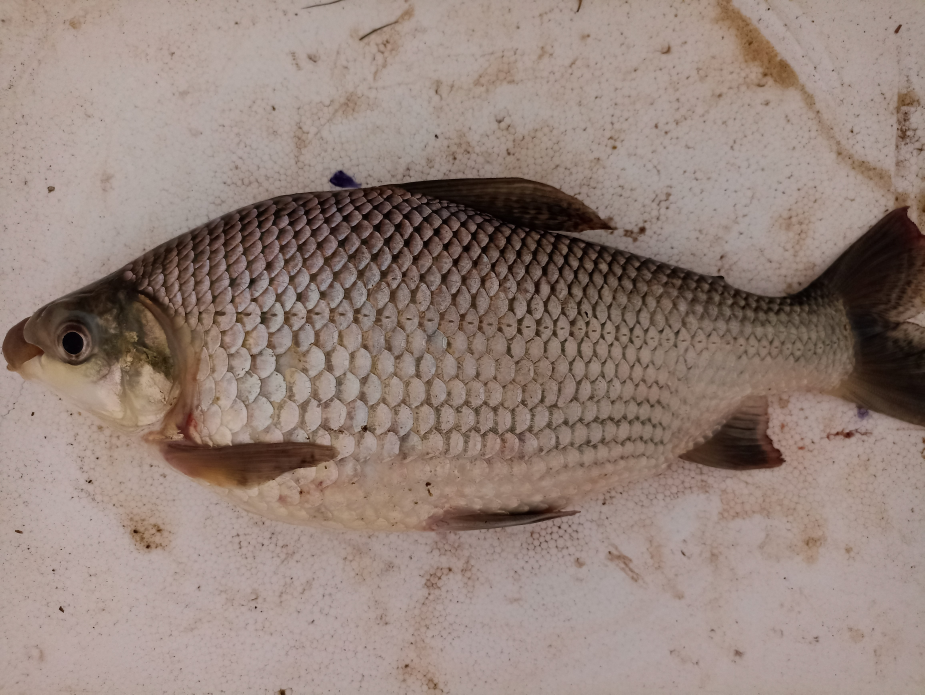
#> input picture data/coletas/combined/images/IMG_20220110_152533.jpg, 4624 x 3472 px (shown at 1/5 size); its folder holds 4 pictures in this run
$ jupyter execute binary_masks.ipynb
#> lines starting #> are read from the running program, lines starting #| are printed output that depends on the picture
[cell 1]
import cv2
import numpy as np
import matplotlib.pyplot as plt

from skimage import filters, img_as_ubyte
from skimage.io import imread, imsave, imread_collection
from skimage.transform import resize
# from ultralytics import YOLO
from tqdm import tqdm

[cell 2]
def smoothing_mask_edges(mask):
    tmp = filters.gaussian(mask, sigma=3)
    return tmp > filters.threshold_otsu(tmp)

[cell 3]
def try_all_models(image):

    paths = [
        'yolov8x-seg.pt',
        'yolov8l-seg.pt',
        'yolov8m-seg.pt',
        'yolov8s-seg.pt',
        'yolov8n-seg.pt',
    ]

    for model_path in paths:

        try:
            model = YOLO("models/" + model_path)

            preds, *_ = model.predict(source=image)

            return preds.masks.masks
        except:
            print("Model Error: ", model_path)
            continue
    return ()

[cell 4]
for index, frame in tqdm(enumerate(imread_collection("../data/coletas/combined/images/*"))):

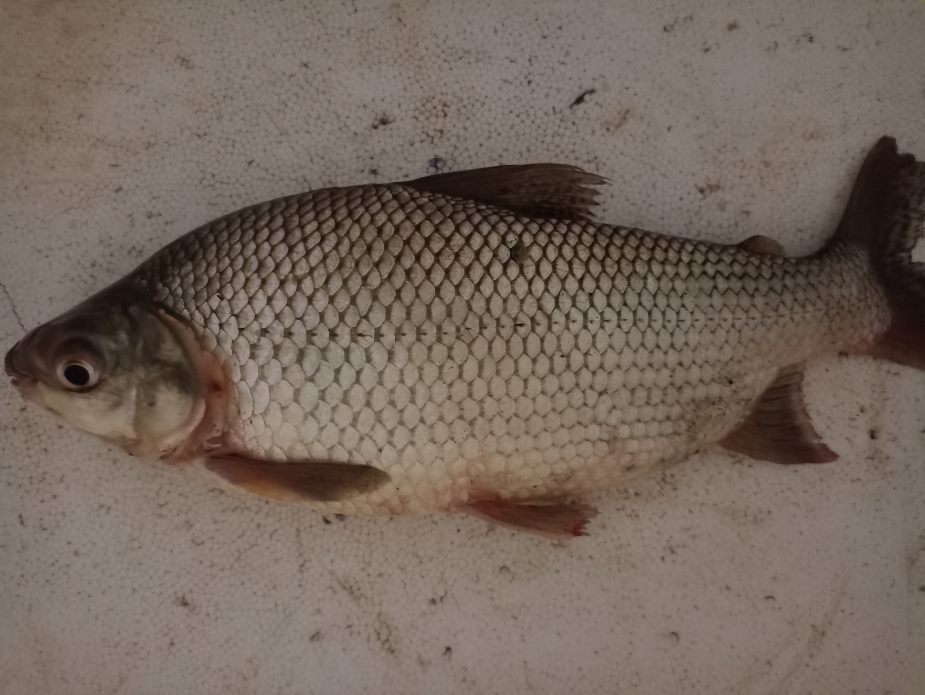
#> input picture data/coletas/combined/images/IMG_20221029_093023.jpg, 4624 x 3472 px (shown at 1/5 size)
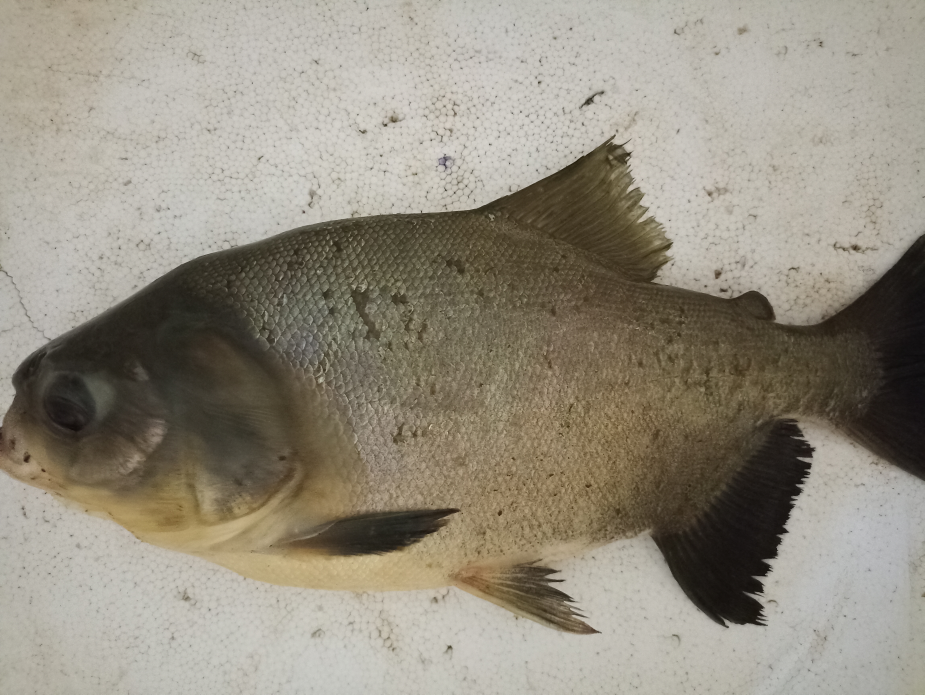
#> input picture data/coletas/combined/images/IMG_20221029_093148.jpg, 4624 x 3472 px (shown at 1/5 size)
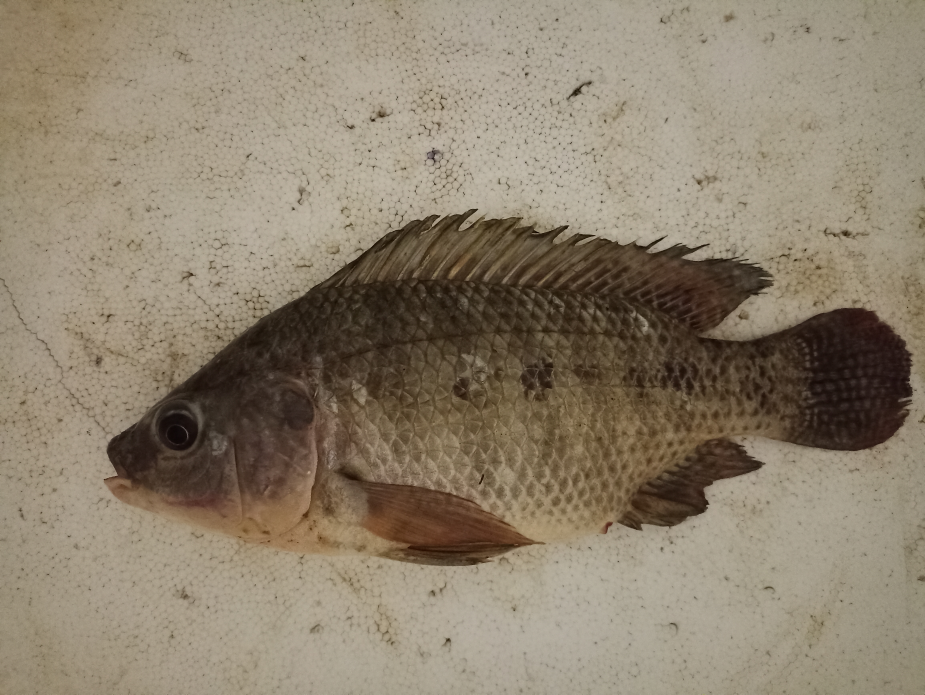
#> input picture data/coletas/combined/images/IMG_20221029_093253.jpg, 4624 x 3472 px (shown at 1/5 size)
    height, width, channels = frame.shape

    result = np.ones((512, 640))

    for mask in try_all_models(frame): result += np.asarray(mask)

    mask_resized = resize(result, (height, width), anti_aliasing=True)

    mask_smoothed = smoothing_mask_edges(mask_resized)

    imsave(f"output/{index}.png", img_as_ubyte(mask_smoothed))
#> this loop made 4 passes

[cell 5]
# [90 lines left out: functions split_mask_v2, split_mask_v1, not called in this run]

def split_mask_v1(mask):
    thresh = mask.copy().astype(np.uint8)
    contours, hierarchy = cv2.findContours(thresh, 2, 1)
#> contours = []
    i = 0
    for contour in contours:
        if cv2.contourArea(contour) > 20:
            hull = cv2.convexHull(contour, returnPoints=False)
            defects = cv2.convexityDefects(contour, hull)
            if defects is None:
                continue
            points = []
            dd = []

            #
            # In this loop we gather all defect points
            # so that they can be filtered later on.
            for i in range(defects.shape[0]):
                s, e, f, d = defects[i, 0]
                start = tuple(contour[s][0])
                end = tuple(contour[e][0])
                far = tuple(contour[f][0])
                d = d / 256
                dd.append(d)

            for i in range(len(dd)):
                s, e, f, d = defects[i, 0]
                start = tuple(contour[s][0])
                end = tuple(contour[e][0])
                far = tuple(contour[f][0])
                if dd[i] > 1.0 and dd[i] / np.max(dd) > 0.2:
                    points.append(f)

            i = i + 1
            if len(points) >= 2:
                for i in range(len(points)):
                    f1 = points[i]
                    p1 = tuple(contour[f1][0])
                    nearest = None
                    min_dist = np.inf
                    for j in range(len(points)):
                        if i != j:
                            f2 = points[j]
                            p2 = tuple(contour[f2][0])
                            dist = (p1[0] - p2[0]) * (p1[0] - p2[0]) + (p1[1] - p2[1]) * (p1[1] - p2[1])
                            if dist < min_dist:
                                min_dist = dist
                                nearest = p2

                    cv2.line(thresh, p1, nearest, [0, 0, 0], 5)
#> this loop made 0 passes
#> after the loop, i = 0
    return thresh
